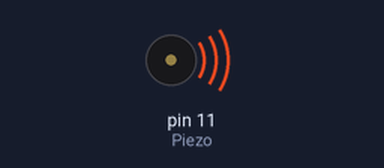
Recording of a sketch running on a simulated Arduino Uno, built with avr-gcc and run on an emulated ATmega328P. Shown: buzzer (waves = sounding).

Above: at 0.15 s.
At 7.65 s:
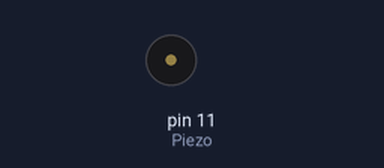
Timing chart, 0 to 8.0 s (numbered marks = the images above):
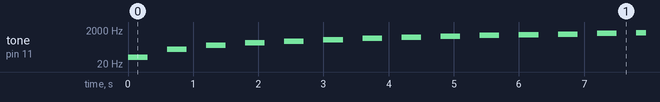

The sketch:

OUT_Bzr_2.ino
```cpp
#define Piezo 11           //connect the piezo buzzer to pin 11 Arduino
void setup()
{
  pinMode(Piezo, OUTPUT);  //piezo pin is an output port
}
void loop()
{
  for (int x = 50; x < 1500; x += 100)
  {
    tone(Piezo, x);         //generate a tone with 10 Hz frequency
    delay(300);
    noTone(Piezo);
    delay(300);
  }
  for (int x = 1500; x > 50; x -= 100)
  {
    tone(Piezo, x);         //generate a tone with 10 Hz frequency
    delay(100);
    noTone(Piezo);
    delay(100);
  }
}
```

Measured:
- by itself, tone on pin 11 (Piezo): plays 50 Hz for 0.30 s, 150 Hz for 0.30 s, 250 Hz for 0.30 s, 350 Hz for 0.30 s, 450 Hz for 0.30 s, 550 Hz for 0.30 s … (320 notes in this stretch)
